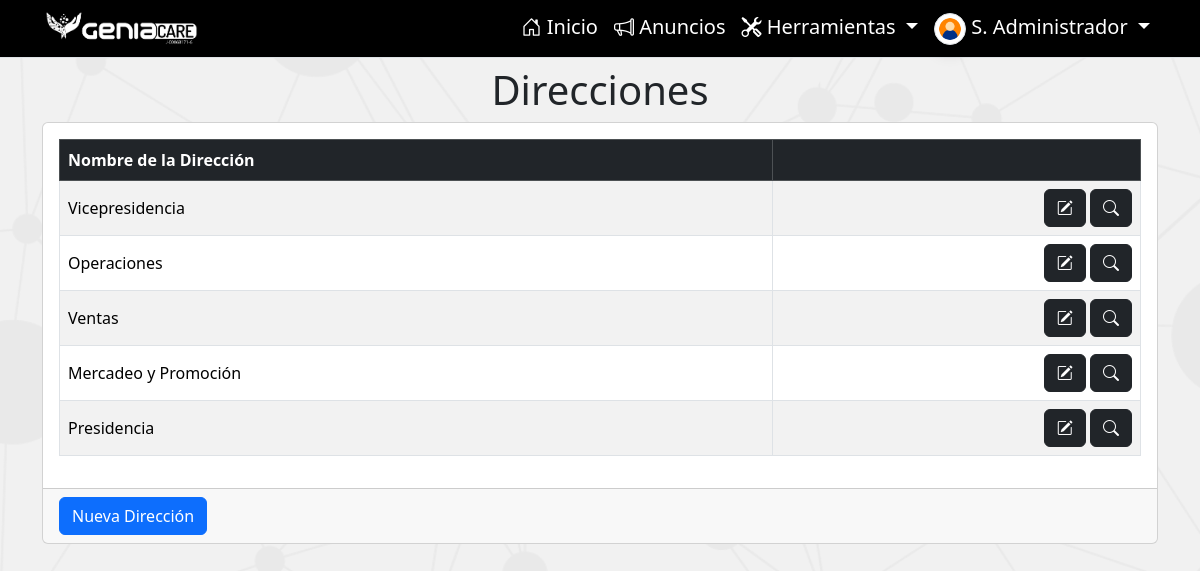
/direcciones/ (signed in), run on the app's committed database.
### performanceGC/models.py (models this page shows, shortened)
class Empleado(models.Model):
    imagen = models.ImageField(upload_to='images/', null=True, blank=True)
    nombre = models.TextField(max_length=200)
    apellido = models.TextField(max_length=200)
    cedula = models.IntegerField(default=0, unique=True)
    ficha = models.IntegerField(default=0, unique=True)
    ceco = models.CharField(max_length=15)
    fechaIngreso = models.DateField('Fecha de Ingreso', null=True, blank=True)
    fechaEgreso = models.DateField(null=True, blank=True)
    fechaNacimiento = models.DateField(null=True, blank=True)
    cargo = models.ForeignKey(Cargo, on_delete=models.CASCADE)
    usuario = models.OneToOneField(
        User, on_delete=models.CASCADE, null=True, blank=True)
    es_evaluado = models.BooleanField(default=True)
    history = HistoricalRecords()
    class Meta:
        ordering = ['ficha']
        verbose_name = 'Empleado'
        verbose_name_plural = 'Empleados'
    def __str__(self):
        return self.nombre + ' ' + self.apellido
    def get_short_name(self):
        return f'{self.nombre[0]}. {self.apellido.split()[0]}'.title()

class Direccion(models.Model):
    nombre = models.CharField(max_length=200, unique=True)
    debajo = models.ForeignKey(
        'self', on_delete=models.CASCADE, null=True, blank=True)
    history = HistoricalRecords()
    class Meta:
        ordering = ['id']
        verbose_name = 'Dirección'
        verbose_name_plural = 'Direcciones'

### performanceGC/views.py (the view)
# urls.py: path('direcciones/', views.seeDirecciones, name='seeDirecciones'),
@staff_member_required(login_url='signin')
def seeDirecciones(request):
    direcciones = Direccion.objects.all()
    return render(request, 'seeDirecciones.html', {
        'direcciones': direcciones,
    })

### performanceGC/models.py (called while the page is built)
    def __str__(self):
        return self.nombreText

### performanceGC/templatetags/custom_tags.py (called while the page is built)
@register.filter
def get_file_url(file_field):
    try:
        return file_field.url
    except ValueError:
        return None

### performanceGC/templates/seeDirecciones.html
{% extends 'main.html' %}
{% load static %}
{% load  widget_tweaks %}
{% block content %}
<div class="container mt-2">
    <div class="row">
        <div class="col-12">
            <h1 class="text-center">Direcciones</h1>
        </div>
    </div>
    <div class="card ">
        <div class="card-body">
            <table class="table table-hover table-striped table-bordered datatable align-middle w-100">
                <thead class="table-dark">
                    <tr>
                        <th scope="col">Nombre de la Dirección</th>
                        <th scope="col"></th>
                    </tr>
                </thead>
                <tbody>
                    {% for direccion in direcciones %}
                    <tr>
                        <td>{{direccion.nombre}}</td>
                        <td class="text-end">
                            <a href="{% url 'editDireccion' direccion.id %}" class="btn btn-dark bi bi-pencil-square">
                            </a>
                            <a href="{% url 'direcciondetails' direccion.id %}" class="btn btn-dark">
                                <i class="bi bi-search"></i>
                            </a>
                        </td>
                    </tr>
                    {% endfor %}
                </tbody>
            </table>
        </div>
        <div class="card-footer">
            <a href="{% url 'addDireccion' %}" class="btn btn-primary">Nueva Dirección</a>
        </div>
    </div>
    {% endblock %}

### performanceGC/templates/main.html (shortened to what this page needs)
{% load static %}
{% load custom_tags %}
<!DOCTYPE html>
<html lang="en" >
<head>
  <link rel="stylesheet" href="{% static 'css/styles.css' %}">
  <link rel="stylesheet" href="{% static 'vendor/bootstrap/bootstrap.min.css' %}" />
  <link rel="stylesheet" href="{% static 'vendor/bootstrap-icons/bootstrap-icons.min.css' %}" />
  <link rel="stylesheet" href="{% static 'vendor/select2/css/select2.min.css' %}" />
  <link rel="stylesheet" type="text/css" href="{% static 'vendor/datatables/css/dataTables.dataTables.min.css' %}" />
  <link rel="stylesheet" href="https://cdn.jsdelivr.net/npm/select2-bootstrap-5-theme@1.3.0/dist/select2-bootstrap-5-theme.min.css" />
</head>
<body class="bg-image" style="background-color: #f1f1f1; ">
  <nav class="navbar navbar-expand-lg bg-black border-bottom border-bottom-dark py-1 sticky-md-top" >
    <div class="container">
      <a class="navbar-brand  py-0" href="{% url 'index' %}">
        <img src="{% static 'logo.png' %}" alt="GeniaCare" height="40" class="logo">
      </a>
      {% if user.is_authenticated %}
      <div class="collapse navbar-collapse" id="navbarSupportedContent">
        <ul class="navbar-nav ms-auto mb-2 mb-lg-0">
          <li class="nav-item-gc">
            <a class="nav-link text-white fs-5 bi bi-house-door" aria-current="page" href="{% url 'index' %}"> Inicio</a>
          </li>
          <li class="nav-item-gc">
            <a class="nav-link text-white fs-5 bi bi-megaphone" aria-current="page" href="{% url 'announcements' %}"> Anuncios</a>
          </li>
          {% if user.is_staff %}
          <li class="nav-item-gc dropdown ">
            <a class="nav-link dropdown-toggle text-white fs-5 bi bi-tools" href="" role="button"
              data-bs-toggle="dropdown" aria-expanded="false">
              Herramientas
            </a>
          </li>
          {% endif %}
          <li class="nav-item-g c dropdown ">
            <a class="nav-link dropdown-toggle text-white fs-5" href="" role="button" data-bs-toggle="dropdown"
              aria-expanded="false">
              {% with 'default-avatar.png' as default_avatar_name %}
                    {% static default_avatar_name as default_avatar_url %}
              <img src="{{ user.empleado.imagen|get_file_url|default:default_avatar_url }}"
                             alt="Sin imagen"
                             onerror="this.onerror=null;this.src='{{ default_avatar_url }}';"
                             class="rounded-circle img-fluid img-thumbnail shadow"
                             style="width: 32px; height: 32px;" />
              {% endwith %}
              {{user.empleado.get_short_name}}
            </a>
          </li>
        </ul>
      </div>
      {% endif %}
    </div>
  </nav>
  {% block content %}
  {% endblock %}
</div>
</body>
</html>

### data on the page
Direccion: nombre "Vicepresidencia"
Direccion: nombre "Operaciones"
Direccion: nombre "Ventas"
Direccion: nombre "Mercadeo y Promoción"
Direccion: nombre "Presidencia"

### other printed values
{{ user.empleado.get_short_name }} "S. Administrador"
